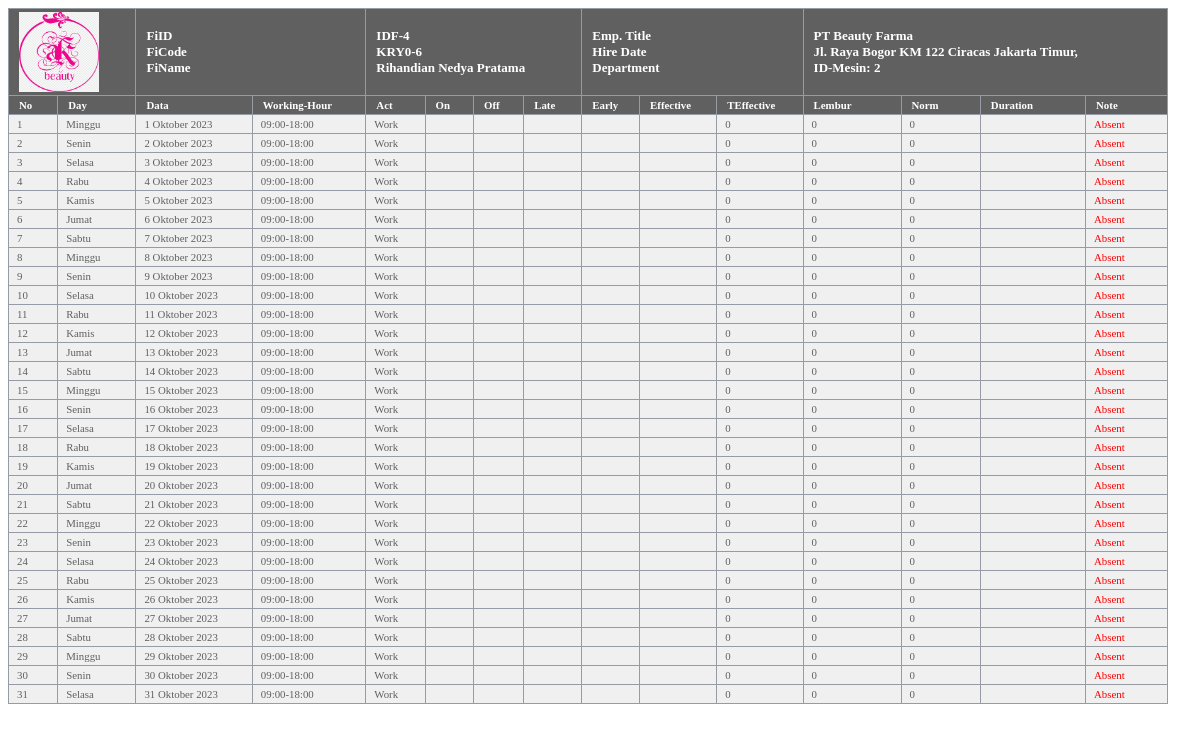
The app's page /absensi/absen.php?idf=4 with its own data.
### tables this page shows
CREATE TABLE `tb_rekanan` (
  `id_rekanan` varchar(15) NOT NULL,
  `nama_rekanan` varchar(30) NOT NULL,
  `deskripsi` text NOT NULL,
  `alamat` text NOT NULL,
  `logo` varchar(100) NOT NULL,
  `id_mesin` varchar(15) NOT NULL,
  `username` varchar(15) NOT NULL,
  `password` varchar(15) NOT NULL DEFAULT '123',
  `status` varchar(15) NOT NULL,
  `keterangan` text NOT NULL
);

CREATE TABLE `tb_karyawan` (
  `id_karyawan` int(8) NOT NULL,
  `id_rekanan` varchar(15) NOT NULL,
  `id_finger` varchar(15) NOT NULL,
  `nama_karyawan` varchar(30) NOT NULL,
  `deskripsi` text NOT NULL,
  `email` varchar(40) NOT NULL,
  `telepon` varchar(15) NOT NULL,
  `username` varchar(15) NOT NULL,
  `password` varchar(14) NOT NULL,
  `status` varchar(15) NOT NULL,
  `gaji1` int(10) NOT NULL,
  `gaji2` int(10) NOT NULL,
  `gaji3` int(10) NOT NULL,
  `gaji4` int(10) NOT NULL,
  `gaji5` int(10) NOT NULL,
  `keterangan` text NOT NULL
);

### koneksivar.php (called while the page is built, shortened)
<?php
$css="greenblack.css";
$tbkaryawan="tb_karyawan";
$tbrekanan="tb_rekanan";
?>

### absensi/absen.php (the view, shortened to what this page needs)
<?php
include "../konmysqli.php";
echo"<link href='../ypathcss/$css' rel='stylesheet' type='text/css' />";
$tahun=2023;
$bulan=10;
$id_finger=1;
if(isset($_GET["idf"])){
	$id_finger=$_GET["idf"];
}
	$sql="select * from `$tbkaryawan` where `id_finger`='$id_finger'";
	$d=getField($conn,$sql);
	$id_karyawan=$d["id_karyawan"];
	$id_rekanan=$d["id_rekanan"];
	$id_finger=$d["id_finger"];
	$nama_karyawan=$d["nama_karyawan"];
$sql="select * from `$tbrekanan` where `id_rekanan`='$id_rekanan'";
	$d=getField($conn,$sql);
		$nama_rekanan=$d["nama_rekanan"];
		$alamat=$d["alamat"];
		$logo=$d["logo"];
		$id_mesin=$d["id_mesin"];
	$GBR="../ypathfile/$logo";
?>
<table width="98%" border="1">
<tr>
<th colspan="2" align='center'>
<?php echo '<img title="'.$nama_rekanan.'"  src="'.$GBR.'" width="80" height="80">';?>
</th>
<th colspan="2" align="left">
FiID<br>
FiCode<br>
FiName
</th>
<th colspan="4" align="left">
<?php echo "IDF-$id_finger<br>KRY0-$id_karyawan<br>$nama_karyawan";?>
</th>
<th colspan="3" align="left">
Emp. Title<br>
Hire Date<br>
Department
</th>
<th colspan="5" align="left">
<?php echo "$nama_rekanan<br>$alamat, <br>ID-Mesin: $id_mesin";?>
</th>
</tr>
<tr>
	<th><small>No</small></th>
	<th><small>Day</small></th>
	<th><small>Data</small></th>
	<th><small>Working-Hour</small></th>
	<th><small>Act</small></th>
	<th><small>On</small></th>
	<th><small>Off</small></th>
	<th><small>Late</small></th>
	<th><small>Early</small></th>
	<th><small>Effective</small></th>
	<th><small>TEffective</small></th>
	<th><small>Lembur</small></th>
	<th><small>Norm</small></th>
	<th><small>Duration</small></th>
	<th><small>Note</small></th>
</tr>
<?php
$a_date = "$tahun-$bulan-01";
$lastdate= date('t',strtotime($a_date));
for($i=1;$i<=$lastdate;$i++){
	$no=$i;
	$tanggal="$tahun-$bulan-$no";
	$notes="<font color='red'>Absent</font>";
	$late="";
	$early="";
	$effect="";
	$jam_masuk="";
	$jam_pulang="";
		$lamakerja=0;
		$lembur=0;
		$kalibrasi=0;
		$catatan="";
	$hari=getHari($tanggal);
	$tanggal_masuk=WKT($tanggal);
	echo"<tr>
	<td><small>$no</small></td>
	<td><small>$hari</small></td>
	<td><small>$tanggal_masuk</small></td>
	<td><small>09:00-18:00</small></td>
	<td><small>Work</small></td>
	<td><small>$jam_masuk</small></td>
	<td><small>$jam_pulang</small></td>
	<td><small>$late</small></td>
	<td><small>$early</small></td>
	<td><small>$effect</small></td>
	<td><small>$lamakerja</small></td>
	<td><small>$lembur</small></td>
	<td><small>$kalibrasi</small></td>
	<td><small>$catatan</small></td>
	<td><small>$notes</small></td>
	</tr>";
}
?>
</table>

### ypathcss/greenblack.css (style rules this page uses)
table { border-collapse : collapse; }
th { background-color : #606060; padding-left : 10px; padding-right : 8px; padding-top : 3px; padding-bottom : 3px; border : 1px solid #969BA5; text-align : left; color : #FFFFFF; font-size : 13; }
td { background-color : #F0F0F0; padding-left : 8px; padding-right : 8px; padding-top : 3px; padding-bottom : 3px; border : 1px solid #969BA5; color : #606060; font-size : 13; }

### records on screen
tb_rekanan: logo (picture), nama_rekanan "PT Beauty Farma", alamat "Jl. Raya Bogor KM 122 Ciracas Jakarta Timur", id_mesin "2"
tb_karyawan: id_finger "4", id_karyawan "6", nama_karyawan "Rihandian Nedya Pratama"

### other values on screen
$no "1"
$hari "Minggu"
$tanggal_masuk "1 Oktober 2023"
$lamakerja "0"
$lembur "0"
$kalibrasi "0"
$no "2"
$hari "Senin"
$tanggal_masuk "2 Oktober 2023"
$no "3"
$hari "Selasa"
$tanggal_masuk "3 Oktober 2023"
$no "4"
$hari "Rabu"
$tanggal_masuk "4 Oktober 2023"
